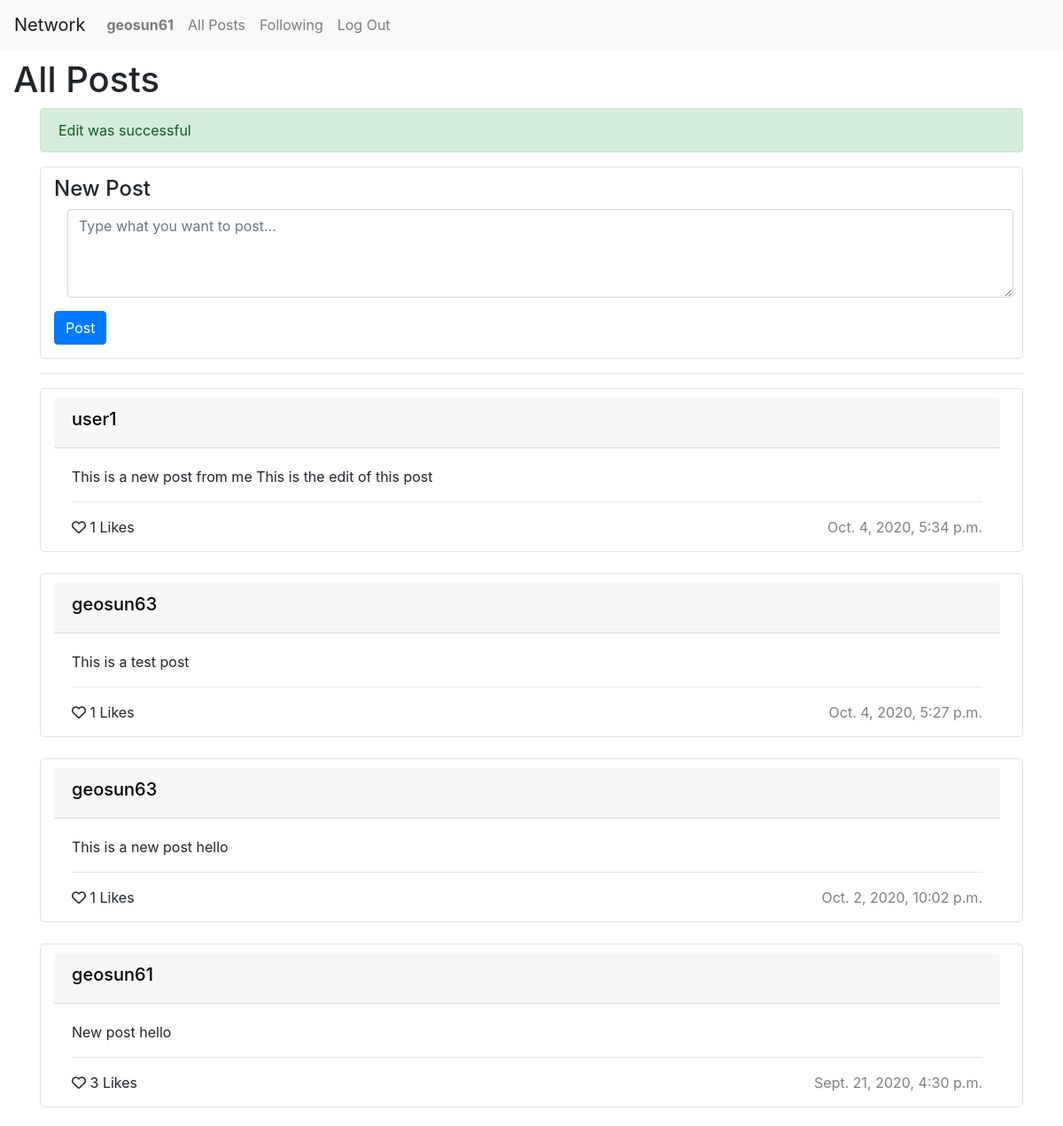
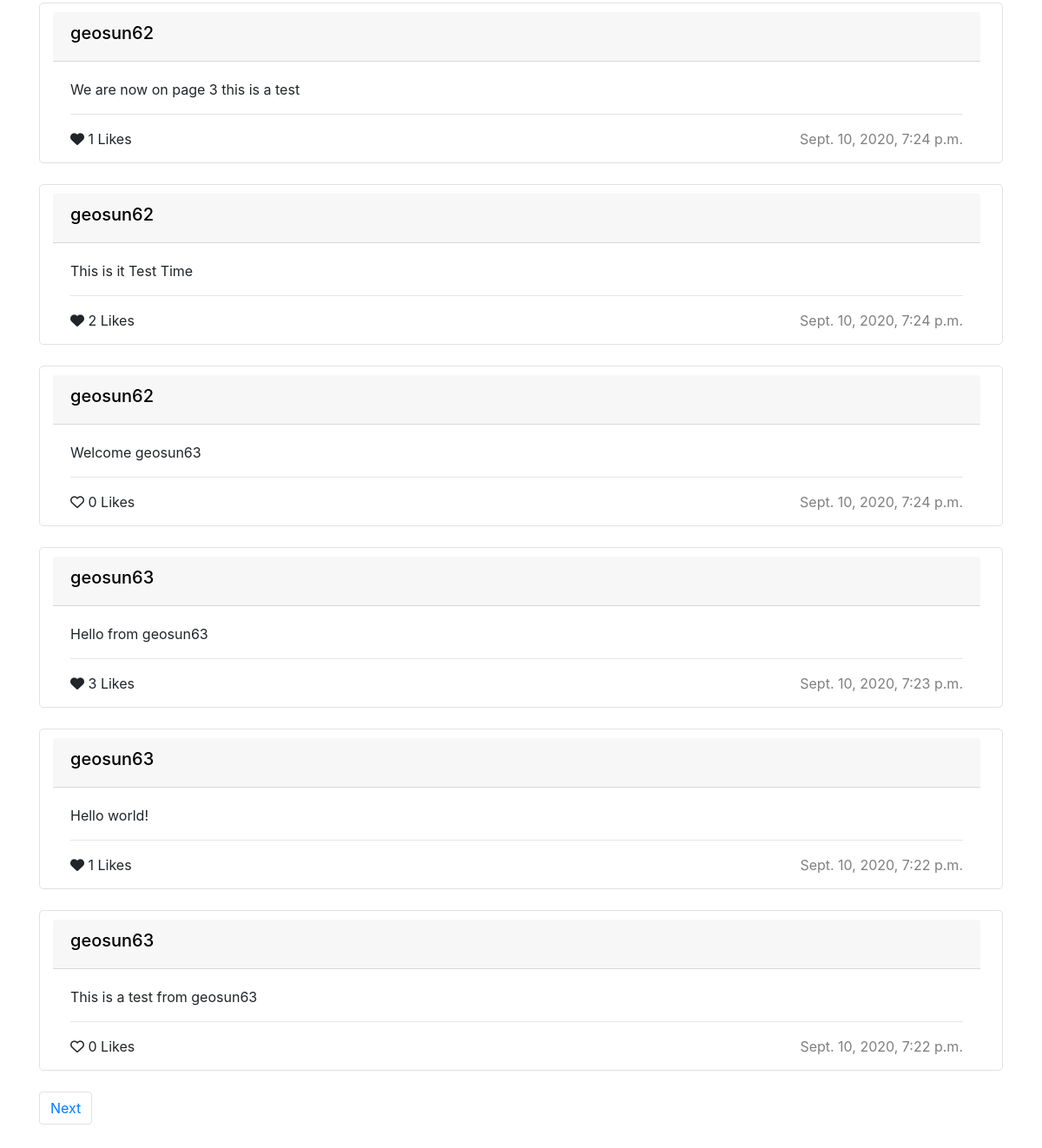
/ (signed in), run on the app's committed database (2 pictures, top to bottom).
### network/models.py (models this page shows, shortened)
class User(AbstractUser):
    id = models.AutoField(primary_key=True)
    followed = models.ManyToManyField("User",blank=True,related_name="following")

class Post(models.Model):
    id = models.AutoField(primary_key=True)
    poster = models.ForeignKey("User",on_delete=models.CASCADE,related_name="posts")
    body = models.TextField(blank=True)
    timestamp = models.DateTimeField(auto_now_add=True)
    liked_by = models.ManyToManyField("User",blank=True,related_name="liked")
    likes = models.IntegerField()

### network/views.py (the view)
# urls.py: path("", views.index, name="index"),
def index(request):
    message = None
    if request.user.is_authenticated:
        posts = Post.objects.order_by('-timestamp')
        if 'edit_post' in request.session:
            if request.session['edit_post'] is True:
                message = "Edit was successful"
            del request.session['edit_post']
        paginator = Paginator(posts, 10)
        page_number = request.GET.get('page')
        page_obj = paginator.get_page(page_number)
        return render(request, "network/index.html", {
            "page_obj": page_obj,
            "message": message
        })
    else:
        return HttpResponseRedirect(reverse("login"))

### network/templates/network/index.html (shortened to what this page needs)
{% extends "network/layout.html" %}
{% load static %}
{% block body %}
<div id="allposts-view">
  <h1 class="headers">All Posts</h1>
  <div class="container">
    {% if message %}
    <div class="alert alert-success" role="alert">{{ message }}</div>
    {% endif %}
    <div id="newpost-div" class="border rounded-lg">
      <h4>New Post</h4>
      <form id="newpost-form">
        <textarea class="form-control" id="newpost-body" placeholder="Type what you want to post..."></textarea>
        <input type="submit" id="newpost-submit" class="btn btn-primary" value="Post" />
      </form>
    </div>
    <hr>
  </div>
</div>
<div id="posts-view">
  <div class="container">
    {% for post in page_obj %}
    <div class="card border rounded-lg">
      <div id="post{{ post.id }}" class="post">
        <div class="card-header post-header">
          <a class="proflink" href="{% url 'profile' user_id=post.poster.id %}">
            <h5 class="usernames">{{ post.poster }}</h5>
          </a>
        </div>
        <div class="card-body">
          <span class="post-body">{{ post.body }}</span>
          <hr>
          <span data-id="{{ post.id }}" class="likes">
            {% if user in post.liked_by.all %}
            <i id ="liked_btn" class="fas fa-heart like_btn"></i>
            {% else %}
            <i id ="notliked_btn" class="far fa-heart like_btn"></i>
            {% endif%}
            <span class="likeNo">{{ post.liked_by.count }}</span> Likes
          </span>
          <span class="timestamp">{{ post.timestamp }}</span>
        </div>
      </div>
    </div>
    <br>
    {% endfor %}
    <nav aria-label="...">
      <ul class="pagination">
        {% if page_obj.has_next %}
        <li class="page-item"><a class="page-link" href="?page={{ page_obj.next_page_number }}">Next</a></li>
        {% endif %}
      </ul>
    </nav>
  </div>
  <br>
</div>
{% endblock %}

### network/templates/network/layout.html (shortened to what this page needs)
{% load static %}
<!DOCTYPE html>
<html lang="en">
<head>
  <link rel="stylesheet" href="https://stackpath.bootstrapcdn.com/bootstrap/4.4.1/css/bootstrap.min.css">
  <link href="{% static 'network/styles.css' %}" rel="stylesheet">
</head>
<body>
  <nav class="navbar navbar-expand-lg navbar-light bg-light">
    <a class="navbar-brand" href="#">Network</a>
    <div>
      <ul class="navbar-nav mr-auto">
        {% if user.is_authenticated %}
        <li class="nav-item">
          <a class="nav-link" id="logged_in" data-login="{{ user.username }}" href="{% url 'user' %}"><strong>{{ user.username }}</strong></a>
        </li>
        {% endif %}
        <li class="nav-item">
          <a class="nav-link" href="{% url 'index' %}">All Posts</a>
        </li>
        {% if user.is_authenticated %}
        <li class="nav-item">
          <a class="nav-link" href="{% url 'following_posts' %}">Following</a>
        </li>
        <li class="nav-item">
          <a class="nav-link" href="{% url 'logout' %}">Log Out</a>
        </li>
        {% endif %}
      </ul>
    </div>
  </nav>
  <div class="body">
    {% block body %}
    {% endblock %}
  </div>
</body>
</html>

### network/static/network/styles.css (style rules this page uses)
textarea { min-height: 100px; }
.headers { margin-top: 10px; margin-left: 15px; }
#newpost-div, .post { padding-top: 10px; padding-left: 15px; padding-right: 25px; padding-bottom: 15px; }
#newpost-body { margin-left:15px; margin-bottom: 15px; margin-right: 15px; }
.timestamp { color: rgba(0, 0, 0, 0.5); float: right; }
.likes { float: left; }
.proflink { text-decoration: none; color: black; }

### data on the page
User: username "geosun61"
Post: poster "user1", body "This is a new post from me This is the edit of this post", liked_by.count "1", timestamp "Oct. 4, 2020, 5:34 p.m."
Post: poster "geosun63", body "This is a test post", liked_by.count "1", timestamp "Oct. 4, 2020, 5:27 p.m."
Post: poster "geosun63", body "This is a new post hello", liked_by.count "1", timestamp "Oct. 2, 2020, 10:02 p.m."
Post: poster "geosun61", body "New post hello", liked_by.count "3", timestamp "Sept. 21, 2020, 4:30 p.m."
Post: poster "geosun62", body "We are now on page 3 this is a test", liked_by.count "1", timestamp "Sept. 10, 2020, 7:24 p.m."
Post: poster "geosun62", body "This is it Test Time", liked_by.count "2", timestamp "Sept. 10, 2020, 7:24 p.m."
Post: poster "geosun62", body "Welcome geosun63", liked_by.count "0", timestamp "Sept. 10, 2020, 7:24 p.m."
Post: poster "geosun63", body "Hello from geosun63", liked_by.count "3", timestamp "Sept. 10, 2020, 7:23 p.m."
Post: poster "geosun63", body "Hello world!", liked_by.count "1", timestamp "Sept. 10, 2020, 7:22 p.m."
Post: poster "geosun63", body "This is a test from geosun63", liked_by.count "0", timestamp "Sept. 10, 2020, 7:22 p.m."

### other printed values
{{ message }} "Edit was successful"
